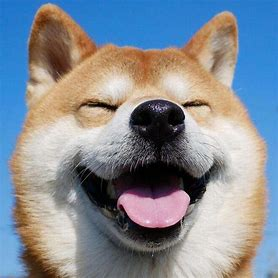
#> input picture test.png, 278 x 278 px, found by its file name
$ python cvplot.py
#> lines starting #> are read from the running program, lines starting #| are printed output that depends on the picture
#> further down, img is the input picture: shape (278, 278, 3); mean B, G, R 148.4, 139.6, 132.6
"""
Copyright (c) 2023, Auorui.
All rights reserved.

This module is used for image drawing.
"""
import cv2
import numpy as np
import pyzjr.Z as Z

__all__ = ["OverlayPng", "PutBoxText", "AddText", "ConvertBbox", "DrawPolygon", "CornerRect"]

# [147 lines left out: functions OverlayPng, PutBoxText, AddText, DrawPolygon, ConvertBbox, not called in this run]


def CornerRect(drawimg, bbox, length=30, lthickness=5, rthickness=1,
               bboxcolor=Z.purple, colorCorner=Z.green):
    """
    Draw a rectangle with corner marks on an image
    :param drawimg: The image to draw on
    :param bbox: The bounding box, represented as [x1, y1, x2, y2]
    :param length: The length of the corner marks
    :param lthickness: The line thickness of the corner marks
    :param rthickness: The line thickness of the rectangle
    :param bboxcolor: The color of the rectangle
    :param colorCorner: The color of the corner marks
    :return: A copy of the image with corner marks drawn
    """
#> called with length = 30, lthickness = 5, rthickness = 1, bboxcolor = (255, 0, 255), colorCorner = (0, 255, 0)
    x, y, x1, y1 = bbox
    cv2.rectangle(drawimg, (x, y), (x1, y1), bboxcolor, rthickness)
    # Top-left corner (x, y)
    cv2.line(drawimg, (x, y), (x + length, y), colorCorner, lthickness)
    cv2.line(drawimg, (x, y), (x, y + length), colorCorner, lthickness)
    # Top-right corner (x1, y)
    cv2.line(drawimg, (x1, y), (x1 - length, y), colorCorner, lthickness)
    cv2.line(drawimg, (x1, y), (x1, y + length), colorCorner, lthickness)
    # Bottom-left corner (x, y1)
    cv2.line(drawimg, (x, y1), (x + length, y1), colorCorner, lthickness)
    cv2.line(drawimg, (x, y1), (x, y1 - length), colorCorner, lthickness)
    # Bottom-right corner (x1, y1)
    cv2.line(drawimg, (x1, y1), (x1 - length, y1), colorCorner, lthickness)
    cv2.line(drawimg, (x1, y1), (x1, y1 - length), colorCorner, lthickness)
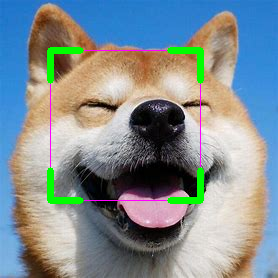
#> drawimg: shape (278, 278, 3); mean B, G, R 146.4, 142, 129.6

if __name__=="__main__":
    import cv2
    imagePath = r"D:\PythonProject\pyzjr\pyzjr\test.png"
    image = np.ones((400, 400, 3), dtype=np.uint8)

    img = cv2.imread(imagePath)
    CornerRect(img, [50, 50, 200, 200])
    # PutBoxText(img, [50, 50, 200, 200], text="DOG", mode=0)
    cv2.imshow("show", img)
    cv2.waitKey(0)
